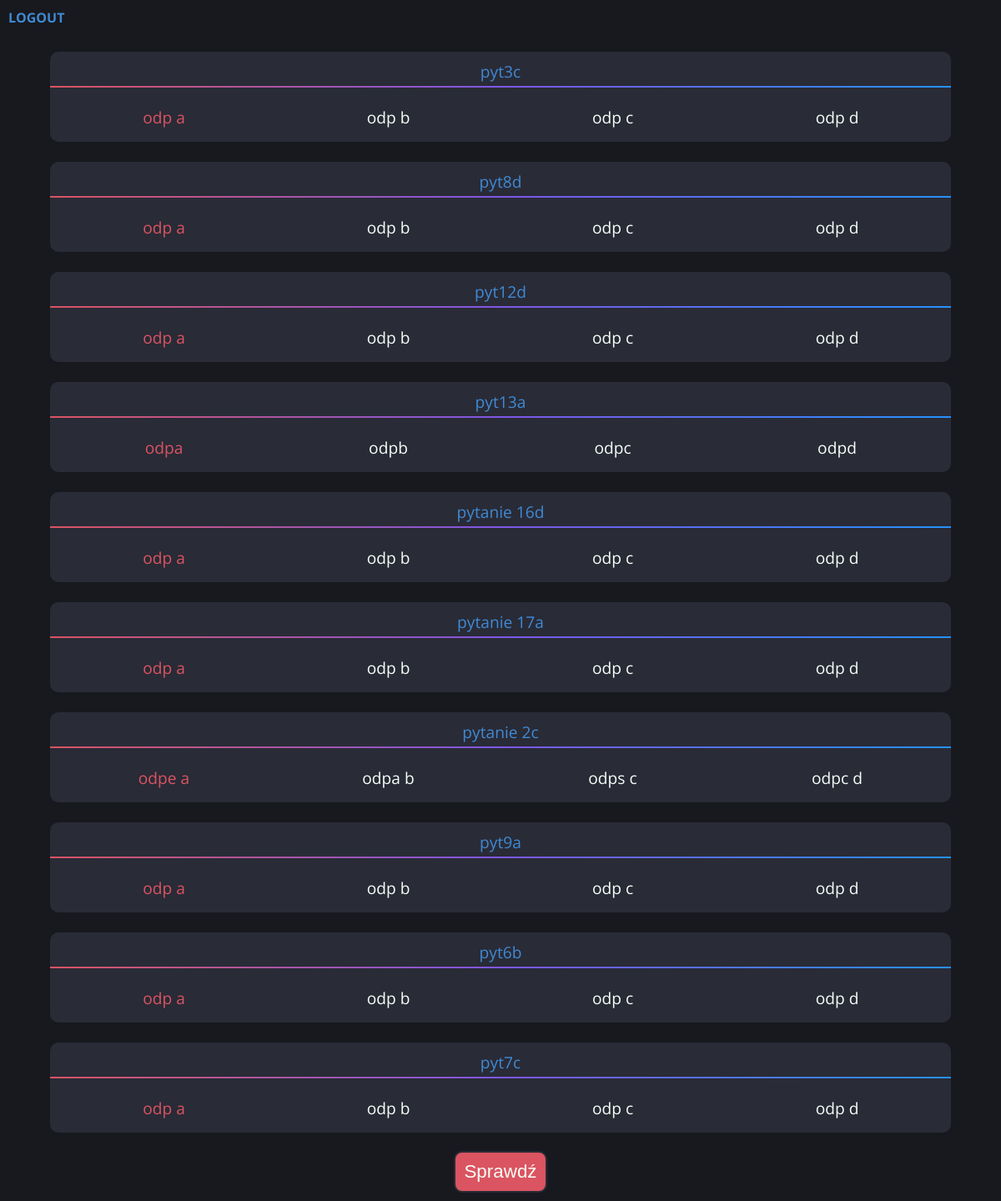
/index.php (signed in), run on the app's committed database.
### tables this page shows
CREATE TABLE `questions` (
  `id` int(11) NOT NULL,
  `question` text NOT NULL,
  `answer` varchar(1) NOT NULL,
  `a` text NOT NULL,
  `b` text NOT NULL,
  `c` text NOT NULL,
  `d` text NOT NULL,
  `good` int(200) NOT NULL,
  `bad` int(200) NOT NULL
);

### index.php (the view, shortened to what this page needs)
<?php
$admin = false;
?>
<!DOCTYPE html>
<html lang="pl">
<head>
    <link rel="stylesheet" href="style.css">
</head>
<body>
    <a href="index.php?logout=true" id="logout">LOGOUT</a>
    <br>
    <?php
    if ($admin) {
        ?>
        <div class="cont">
            <a href="./questions.php">Panel Pytań</a> <br>
            <a href="./users.php">Panel Użytkowników</a> <br>
            <a href="./questionsRanking.php">Ranking Pytań</a> <br>
            <a href="./usersRanking.php">Ranking Użytkowników</a> <br>
        </div>
    <?php
    } else {
        include 'settings.php';
        $conn = @new mysqli($dbHost, $dbUser, $dbPass, $dbName);
        $rs = $conn -> query("SELECT * FROM questions ORDER BY RAND() LIMIT 10");
        if($rs -> num_rows > 0 ) {
            echo '<form action="./checkAnsw.php" method="POST" class="cont">';
            while($rec = $rs -> fetch_array()){
                echo '
                    <div class="box">
                        <div class="quest">
                            '.$rec['question'].'
                        </div>
                        <div class="answers">
                            <label><input type="radio" name="'.$rec['id'].'" value="a" hidden checked /> <span>'.$rec['a'].'</span></label>
                            <label><input type="radio" name="'.$rec['id'].'" value="b" hidden /> <span>'.$rec['b'].'</span></label>
                            <label><input type="radio" name="'.$rec['id'].'" value="c" hidden /> <span>'.$rec['c'].'</span></label>
                            <label><input type="radio" name="'.$rec['id'].'" value="d" hidden /> <span>'.$rec['d'].'</span></label>
                        </div>
                    </div>
                ';
            }
            echo '<input type="submit" value="Sprawdź">';
            echo '</form>';
        }
    }
    ?>
</body>
</html>

### style.css (style rules this page uses)
:root { --bcColor: #17191e; --textColor: #f7fff7; --mainColor: #db5461; --accDark: #292b37; --accLight: #408ad4; --green: rgb(27, 255, 145); }
* { margin: 0; padding: 0; box-sizing: border-box; }
body { background-color: var(--bcColor); }
.cont { margin-top: 4vh; display: flex; justify-content: center; align-items: center; flex-direction: column; }
.box { font-size: 1.2em; font-family: 'Open Sans', sans-serif; color: var(--textColor); background-color: var(--accDark); width: 90%; display: flex; flex-direction: column; align-items: center; margin: 1vw; border-radius: 10px; }
.quest { margin: 6px; padding: 4px; color: var(--accLight); width: 100%; text-align: center; border-bottom: 2px solid; border-image-source: linear-gradient(90deg, rgba(219,84,97,1) 0%, rgba(125,87,232,1) 51%, rgba(37,146,255,1) 100%); border-image-slice: 1; }
.answers { padding: 5px 2px 5px 2px; width: 100%; margin: 6px; display: flex; justify-content: space-evenly; }
label { width: 100%; padding: 5px; cursor: pointer; display: flex; justify-content: center; }
input[type='radio']:checked + span { color: var(--mainColor); }
input[type='submit'] { margin: 10px; background-color: var(--mainColor); color: var(--textColor); font-size: 1.4em; border: 2px solid var(--accDark); padding: 10px; border-radius: 10px; cursor: pointer; }
#logout { position: absolute; left: 10px; top: 10px; text-decoration: none; color: var(--accLight); font-weight: bolder; font-family: 'Open Sans', sans-serif; }

### data on the page
questions: question "pyt3c", a "odp a", b "odp b", c "odp c", d "odp d"
questions: question "pyt8d", a "odp a", b "odp b", c "odp c", d "odp d"
questions: question "pyt12d", a "odp a", b "odp b", c "odp c", d "odp d"
questions: question "pyt13a", a "odpa", b "odpb", c "odpc", d "odpd"
questions: question "pytanie 16d", a "odp a", b "odp b", c "odp c", d "odp d"
questions: question "pytanie 17a", a "odp a", b "odp b", c "odp c", d "odp d"
questions: question "pytanie 2c", a "odpe a", b "odpa b", c "odps c", d "odpc d"
questions: question "pyt9a", a "odp a", b "odp b", c "odp c", d "odp d"
questions: question "pyt6b", a "odp a", b "odp b", c "odp c", d "odp d"
questions: question "pyt7c", a "odp a", b "odp b", c "odp c", d "odp d"
